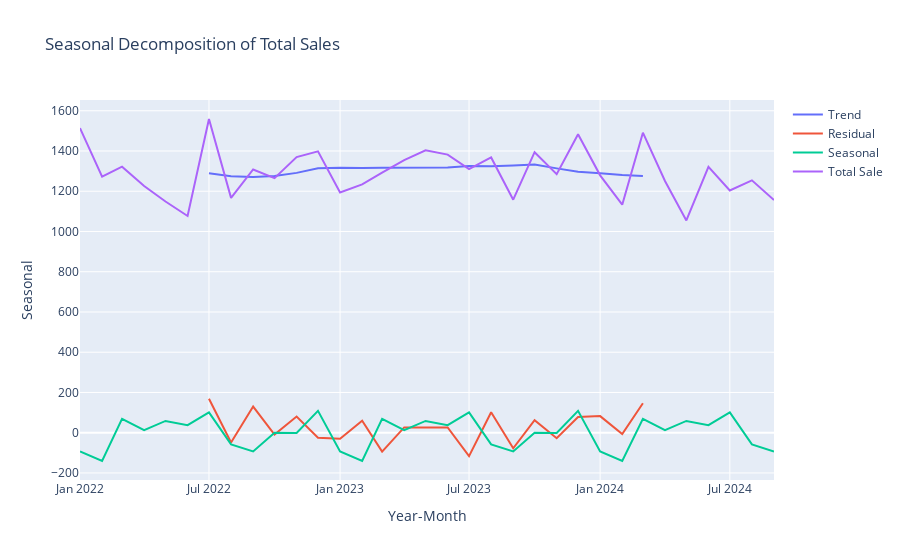

Notebook code cell kept with this figure:
### Code cell
# Seasonal decomposition
decomposition = seasonal_decompose(monthly_sales_quantity['QuantitySold'], model='additive', period=12)  # Assuming annual seasonality

# Plotting the components (trend, seasonal, residual)
fig = go.Figure()
fig.add_trace(go.Scatter(x=monthly_sales_total['Year_Month'], y=decomposition.trend, mode='lines', name='Trend'))
fig.add_trace(go.Scatter(x=monthly_sales_total['Year_Month'], y=decomposition.resid, mode='lines', name='Residual'))
fig.add_trace(go.Scatter(x=monthly_sales_total['Year_Month'], y=decomposition.seasonal, mode='lines', name='Seasonal'))
fig.add_trace(go.Scatter(x=monthly_sales_total['Year_Month'], y=monthly_sales_quantity['QuantitySold'], mode='lines', name='Total Sale'))
fig.update_layout(title='Seasonal Decomposition of Total Sales', xaxis_title='Year-Month', yaxis_title='Seasonal')
fig.show()

### Figure 1 — Plotly figure (JSON) as saved in the notebook; plotly's stock layout.template omitted (floating-point values rounded to 4 significant figures)
{"data": [{"mode": "lines", "name": "Trend", "type": "scatter", "x": ["2022-01", "2022-02", "2022-03", "2022-04", "2022-05", "2022-06", "2022-07", "2022-08", "2022-09", "2022-10", "2022-11", "2022-12", "2023-01", "2023-02", "2023-03", "2023-04", "2023-05", "2023-06", "2023-07", "2023-08", "2023-09", "2023-10", "2023-11", "2023-12", "2024-01", "2024-02", "2024-03", "2024-04", "2024-05", "2024-06", "2024-07", "2024-08", "2024-09"], "y": [null, null, null, null, null, null, 1289.0, 1274, 1271.0, 1275.0, 1291.0, 1315.0, 1317.0, 1315.0, 1317, 1316.0, 1318.0, 1318.0, 1325.0, 1324.0, 1328.0, 1332.0, 1314.0, 1297.0, 1290.0, 1280.0, 1276.0, null, null, null, null, null, null]}, {"mode": "lines", "name": "Residual", "type": "scatter", "x": ["2022-01", "2022-02", "2022-03", "2022-04", "2022-05", "2022-06", "2022-07", "2022-08", "2022-09", "2022-10", "2022-11", "2022-12", "2023-01", "2023-02", "2023-03", "2023-04", "2023-05", "2023-06", "2023-07", "2023-08", "2023-09", "2023-10", "2023-11", "2023-12", "2024-01", "2024-02", "2024-03", "2024-04", "2024-05", "2024-06", "2024-07", "2024-08", "2024-09"], "y": [null, null, null, null, null, null, 169.0, -48.9, 130.1, -9.521, 80.08, -25.08, -29.73, 59.69, -93.79, 26.42, 26.42, 26.42, -116.1, 101.7, -77.23, 62.35, -27.25, 77.92, 82.56, -6.854, 146.6, null, null, null, null, null, null]}, {"mode": "lines", "name": "Seasonal", "type": "scatter", "x": ["2022-01", "2022-02", "2022-03", "2022-04", "2022-05", "2022-06", "2022-07", "2022-08", "2022-09", "2022-10", "2022-11", "2022-12", "2023-01", "2023-02", "2023-03", "2023-04", "2023-05", "2023-06", "2023-07", "2023-08", "2023-09", "2023-10", "2023-11", "2023-12", "2024-01", "2024-02", "2024-03", "2024-04", "2024-05", "2024-06", "2024-07", "2024-08", "2024-09"], "y": [-93.15, -140.6, 68.79, 12.46, 58.62, 37.62, 101.1, -58.1, -93.23, -0.7708, -1.333, 108.5, -93.15, -140.6, 68.79, 12.46, 58.62, 37.62, 101.1, -58.1, -93.23, -0.7708, -1.333, 108.5, -93.15, -140.6, 68.79, 12.46, 58.62, 37.62, 101.1, -58.1, -93.23]}, {"mode": "lines", "name": "Total Sale", "type": "scatter", "x": ["2022-01", "2022-02", "2022-03", "2022-04", "2022-05", "2022-06", "2022-07", "2022-08", "2022-09", "2022-10", "2022-11", "2022-12", "2023-01", "2023-02", "2023-03", "2023-04", "2023-05", "2023-06", "2023-07", "2023-08", "2023-09", "2023-10", "2023-11", "2023-12", "2024-01", "2024-02", "2024-03", "2024-04", "2024-05", "2024-06", "2024-07", "2024-08", "2024-09"], "y": [1514, 1272, 1322, 1226, 1149, 1077, 1559, 1167, 1308, 1265, 1370, 1398, 1194, 1234, 1292, 1355, 1403, 1382, 1310, 1368, 1158, 1394, 1285, 1483, 1279, 1133, 1491, 1251, 1055, 1321, 1204, 1254, 1156]}], "layout": {"title": {"text": "Seasonal Decomposition of Total Sales"}, "xaxis": {"title": {"text": "Year-Month"}}, "yaxis": {"title": {"text": "Seasonal"}}}}
